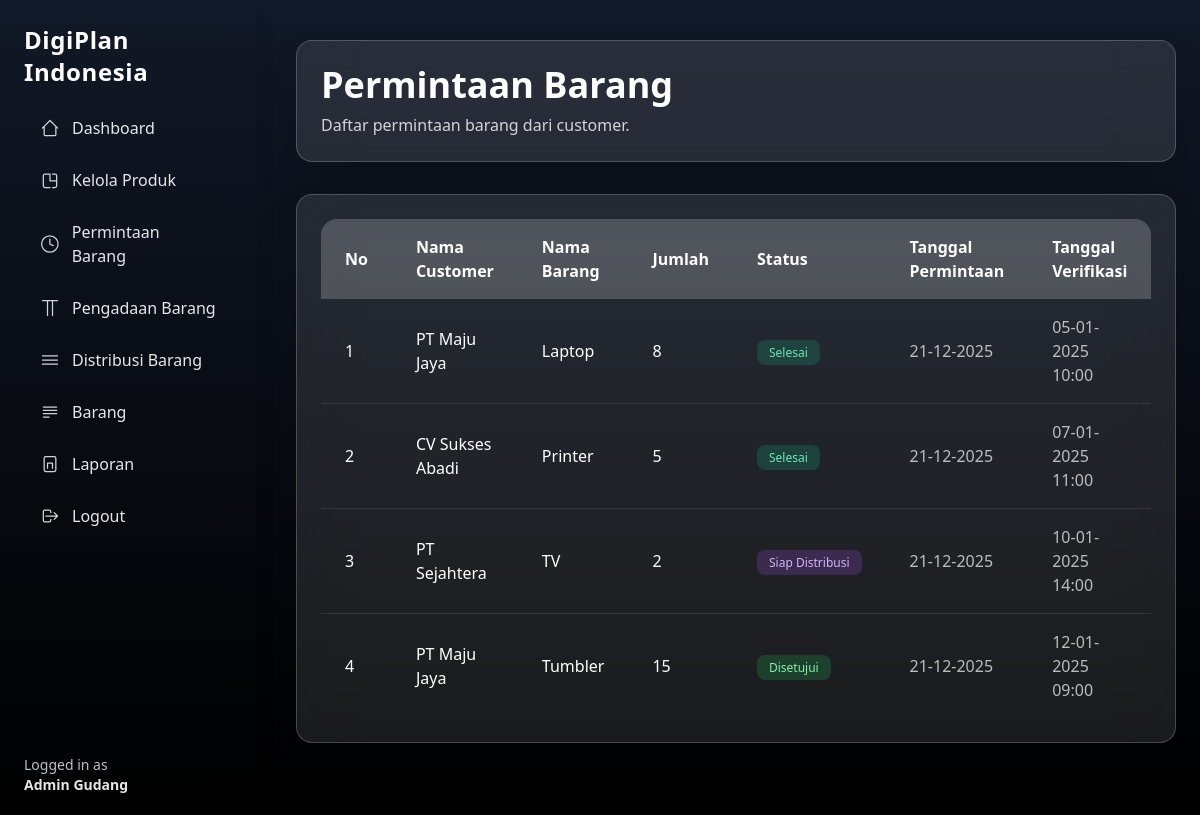
The page /admin/item-request.php (signed in) on the database as committed earlier.
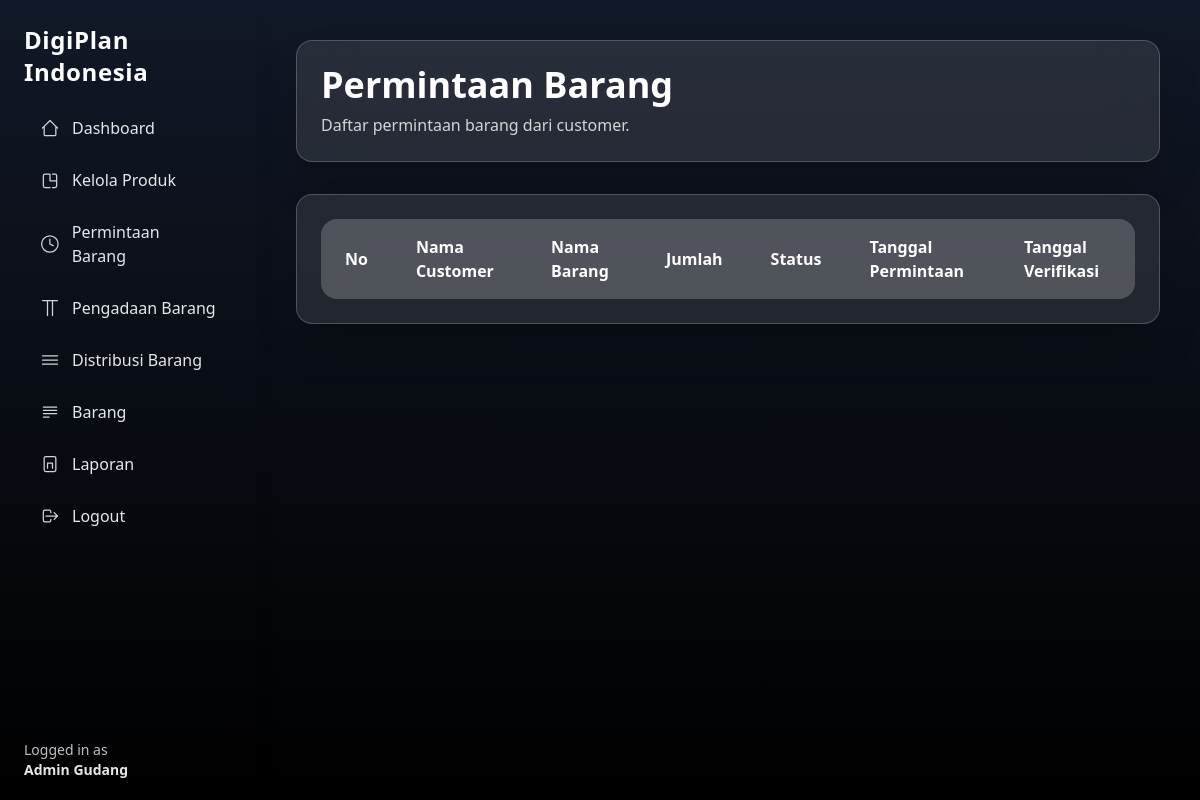
The same page on the database as committed later.
### tables this page shows
CREATE TABLE permintaan_barang (
  id INT AUTO_INCREMENT PRIMARY KEY,
  kode_permintaan VARCHAR(50) UNIQUE,
  user_id INT,
  nama_barang VARCHAR(100),
  merk VARCHAR(100),
  warna VARCHAR(100),
  jumlah INT,
  status ENUM(
    'diajukan','ditolak','dibatalkan',
    'disetujui','dalam_pengadaan',
    'siap_distribusi','selesai'
  ),
  admin_id INT,
  tanggal_verifikasi DATETIME,
  catatan_admin TEXT,
  created_at TIMESTAMP DEFAULT CURRENT_TIMESTAMP,
  deleted_at DATETIME DEFAULT NULL,
  FOREIGN KEY (user_id) REFERENCES users(id),
  FOREIGN KEY (admin_id) REFERENCES users(id)
);

CREATE TABLE users (
  id INT AUTO_INCREMENT PRIMARY KEY,
  name VARCHAR(100),
  email VARCHAR(100) UNIQUE,
  password VARCHAR(255),
  role_id INT,
  created_at TIMESTAMP DEFAULT CURRENT_TIMESTAMP,
  deleted_at DATETIME DEFAULT NULL,
  FOREIGN KEY (role_id) REFERENCES roles(id)
);

### admin/item-request-func.php (called while the page is built, shortened)
<?php
require '../include/conn.php';
$sql = "
  SELECT
    pb.*,
    u.name AS nama_user
  FROM permintaan_barang pb
  JOIN users u ON pb.user_id = u.id
  ORDER BY pb.created_at DESC
";
$result = $conn->query($sql);

### admin/item-request.php (the view, shortened to what this page needs)
<?php
require 'item-request-func.php';
?>
<!DOCTYPE html>
<html lang="en">
<head>
  <script src="https://cdn.tailwindcss.com"></script>
</head>
<body class="bg-gradient-to-b from-gray-900 to-black overflow-x-hidden">
  <?php include '../include/layouts/sidebar-admin.php'; ?>
  <div class="flex min-h-screen">
    <main class="ml-64 p-10 w-full flex-1">
      <div class="max-w-7xl mx-auto">
        <div class="backdrop-blur-xl bg-white/10 border border-white/20 p-6 rounded-2xl shadow-2xl mb-8">
          <h1 class="text-4xl font-bold text-white mb-2">Permintaan Barang</h1>
          <p class="text-white/80">Daftar permintaan barang dari customer.</p>
        </div>
        <div class="backdrop-blur-xl bg-white/10 border border-white/20 rounded-2xl shadow-2xl mb-8 p-6">
          <div class="rounded-2xl overflow-x-auto">
            <table class="table-auto w-full">
              <thead>
                <tr class="bg-white/20 text-white text-left">
                  <th class="px-6 py-4">No</th>
                  <th class="px-6 py-4">Nama Customer</th>
                  <th class="px-6 py-4">Nama Barang</th>
                  <th class="px-6 py-4">Jumlah</th>
                  <th class="px-6 py-4">Status</th>
                  <th class="px-6 py-4">Tanggal Permintaan</th>
                  <th class="px-6 py-4">Tanggal Verifikasi</th>
                </tr>
              </thead>
              <tbody class="divide-y divide-white/10">
                <?php $no = 1;
                while ($row = $result->fetch_assoc()): ?>
                  <tr class="hover:bg-white/5">
                    <td class="px-6 py-4 text-white"><?= $no++ ?></td>
                    <td class="px-6 py-4 text-white"><?= htmlspecialchars($row['nama_user']) ?></td>
                    <td class="px-6 py-4 text-white"><?= htmlspecialchars($row['nama_barang']) ?></td>
                    <td class="px-6 py-4 text-white"><?= $row['jumlah'] ?></td>
                    <td class="px-6 py-4 capitalize">
                      <?php
                      switch ($row['status']) {
                        case 'disetujui':
                          echo "<span class='px-3 py-1 bg-green-500/20 text-green-300 rounded-lg text-xs whitespace-nowrap'>Disetujui</span>";
                          break;
                        case 'siap_distribusi':
                          echo "<span class='px-3 py-1 bg-purple-500/20 text-purple-300 rounded-lg text-xs whitespace-nowrap'>Siap Distribusi</span>";
                          break;
                        case 'selesai':
                          echo "<span class='px-3 py-1 bg-emerald-500/20 text-emerald-300 rounded-lg text-xs whitespace-nowrap'>Selesai</span>";
                          break;
                      }
                      ?>
                    </td>
                    <td class="px-6 py-4 text-white/70">
                      <?= date('d-m-Y', strtotime($row['created_at'])) ?>
                    </td>
                    <td class="px-6 py-4 text-white/70">
                      <?= $row['tanggal_verifikasi']
                        ? date('d-m-Y H:i', strtotime($row['tanggal_verifikasi']))
                        : 'Belum Diverifikasi'; ?>
                    </td>
                  </tr>
                <?php endwhile; ?>
              </tbody>
            </table>
          </div>
        </div>
      </div>
    </main>
  </div>
</body>
</html>

Rows that differ between the two databases and show on the page:
removed permintaan_barang: user.name "PT Maju Jaya", nama_barang "Laptop", jumlah "8", status "Selesai", created_at "21-12-2025", tanggal_verifikasi "05-01-2025 10:00"
removed permintaan_barang: user.name "CV Sukses Abadi", nama_barang "Printer", jumlah "5", status "Selesai", created_at "21-12-2025", tanggal_verifikasi "07-01-2025 11:00"
removed permintaan_barang: user.name "PT Sejahtera", nama_barang "TV", jumlah "2", status "Siap Distribusi", created_at "21-12-2025", tanggal_verifikasi "10-01-2025 14:00"
removed permintaan_barang: user.name "PT Maju Jaya", nama_barang "Tumbler", jumlah "15", status "Disetujui", created_at "21-12-2025", tanggal_verifikasi "12-01-2025 09:00"
